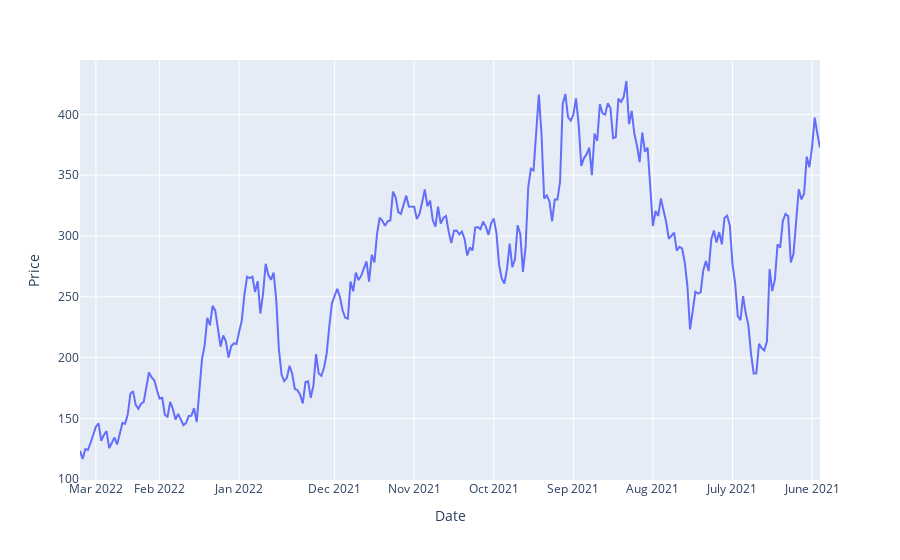

Notebook code cell kept with this figure:
### Code cell
df = pd.read_csv("aave_price_data.csv")
fig = px.line(df, x="Date", y="Price")

# template="plotly_dark"

fig.update_layout(
    xaxis = dict(
        tickmode = "array",
        tickvals = ['Mar 01, 2022', 'Feb 05, 2022', 'Jan 06, 2022', 'Dec 01, 2021',
                    'Nov 01, 2021', 'Oct 02, 2021', 'Sep 02, 2021', 'Aug 03, 2021',
                    'Jul 04, 2021', 'Jun 04, 2021'],
        ticktext = ['Mar 2022', 'Feb 2022', 'Jan 2022', 'Dec 2021',
                    'Nov 2021', 'Oct 2021', 'Sep 2021', 'Aug 2021',
                    'July 2021', 'June 2021']
    )
)

# # chart line color red
# fig.update_traces(line_color='#FF0000')

fig.show()

### Figure 1 — Plotly figure (JSON) as saved in the notebook; plotly's stock layout.template omitted (floating-point values rounded to 4 significant figures; data arrays with more than 128 entries replaced by an {"elided": "..."} marker saying what was removed)
{"data": [{"hovertemplate": "Date=%{x}<br>Price=%{y}<extra></extra>", "legendgroup": "", "line": {"color": "#636efa", "dash": "solid"}, "mode": "lines", "name": "", "orientation": "v", "showlegend": false, "type": "scatter", "x": {"elided": "280 str values"}, "xaxis": "x", "y": {"elided": "280 float values"}, "yaxis": "y"}], "layout": {"legend": {"tracegroupgap": 0}, "margin": {"t": 60}, "xaxis": {"anchor": "y", "domain": [0, 1], "tickmode": "array", "ticktext": ["Mar 2022", "Feb 2022", "Jan 2022", "Dec 2021", "Nov 2021", "Oct 2021", "Sep 2021", "Aug 2021", "July 2021", "June 2021"], "tickvals": ["Mar 01, 2022", "Feb 05, 2022", "Jan 06, 2022", "Dec 01, 2021", "Nov 01, 2021", "Oct 02, 2021", "Sep 02, 2021", "Aug 03, 2021", "Jul 04, 2021", "Jun 04, 2021"], "title": {"text": "Date"}}, "yaxis": {"anchor": "x", "domain": [0, 1], "title": {"text": "Price"}}}}
